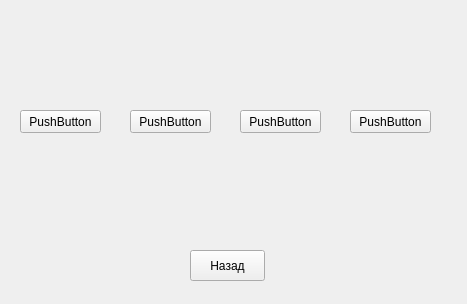
<?xml version="1.0" encoding="UTF-8"?>
<ui version="4.0">
 <class>Form</class>
 <widget class="QWidget" name="Form">
  <property name="geometry">
   <rect>
    <x>0</x>
    <y>0</y>
    <width>467</width>
    <height>304</height>
   </rect>
  </property>
  <property name="windowTitle">
   <string>Form</string>
  </property>
  <widget class="QLabel" name="car1">
   <property name="geometry">
    <rect>
     <x>40</x>
     <y>20</y>
     <width>81</width>
     <height>81</height>
    </rect>
   </property>
   <property name="text">
    <string>&lt;html&gt;&lt;head/&gt;&lt;body&gt;&lt;p&gt;&lt;br/&gt;&lt;/p&gt;&lt;/body&gt;&lt;/html&gt;</string>
   </property>
  </widget>
  <widget class="QLabel" name="car2">
   <property name="geometry">
    <rect>
     <x>150</x>
     <y>20</y>
     <width>81</width>
     <height>71</height>
    </rect>
   </property>
   <property name="text">
    <string/>
   </property>
  </widget>
  <widget class="QLabel" name="car3">
   <property name="geometry">
    <rect>
     <x>260</x>
     <y>20</y>
     <width>81</width>
     <height>71</height>
    </rect>
   </property>
   <property name="text">
    <string/>
   </property>
  </widget>
  <widget class="QLabel" name="car4">
   <property name="geometry">
    <rect>
     <x>370</x>
     <y>20</y>
     <width>81</width>
     <height>71</height>
    </rect>
   </property>
   <property name="text">
    <string/>
   </property>
  </widget>
  <widget class="QPushButton" name="car1Button">
   <property name="geometry">
    <rect>
     <x>20</x>
     <y>110</y>
     <width>81</width>
     <height>23</height>
    </rect>
   </property>
   <property name="text">
    <string>PushButton</string>
   </property>
  </widget>
  <widget class="QPushButton" name="car2Button">
   <property name="geometry">
    <rect>
     <x>130</x>
     <y>110</y>
     <width>81</width>
     <height>23</height>
    </rect>
   </property>
   <property name="text">
    <string>PushButton</string>
   </property>
  </widget>
  <widget class="QPushButton" name="car3Button">
   <property name="geometry">
    <rect>
     <x>240</x>
     <y>110</y>
     <width>81</width>
     <height>23</height>
    </rect>
   </property>
   <property name="text">
    <string>PushButton</string>
   </property>
  </widget>
  <widget class="QPushButton" name="car4Button">
   <property name="geometry">
    <rect>
     <x>350</x>
     <y>110</y>
     <width>81</width>
     <height>23</height>
    </rect>
   </property>
   <property name="text">
    <string>PushButton</string>
   </property>
  </widget>
  <widget class="QPushButton" name="backButton">
   <property name="geometry">
    <rect>
     <x>190</x>
     <y>250</y>
     <width>75</width>
     <height>31</height>
    </rect>
   </property>
   <property name="text">
    <string>Назад</string>
   </property>
  </widget>
  <widget class="QLabel" name="coinsLabel">
   <property name="geometry">
    <rect>
     <x>30</x>
     <y>240</y>
     <width>81</width>
     <height>31</height>
    </rect>
   </property>
   <property name="text">
    <string/>
   </property>
  </widget>
  <widget class="QLabel" name="errorLabel">
   <property name="geometry">
    <rect>
     <x>120</x>
     <y>180</y>
     <width>231</width>
     <height>31</height>
    </rect>
   </property>
   <property name="text">
    <string/>
   </property>
  </widget>
 </widget>
 <resources/>
 <connections/>
</ui>
